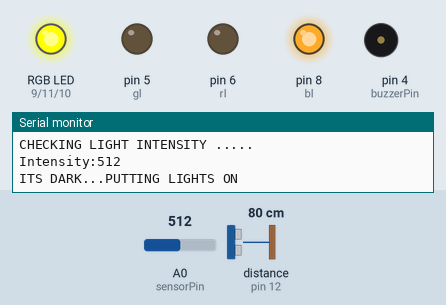
This sketch was run on a simulated Arduino Uno, built with avr-gcc and run on an emulated ATmega328P. Parts: an RGB LED mixed from three pins (HIGH = lit), output pins drawn as LEDs (lit = HIGH), buzzer (waves = sounding, pin HIGH), the last lines printed to the serial monitor. The inputs (shaded band) are chosen by the test bench; at power-on: distance to the obstacle (sensor on pin 12) 80 cm, A0 (sensorPin) = 512. The echo pulse lasts 58.3 µs per cm.

Above: at 2.4 s.
2.5 s: distance to the obstacle (sensor on pin 12) set to 12 cm
At 2.74 s:
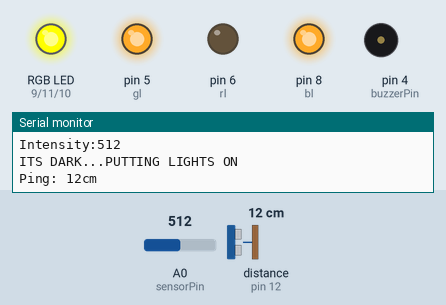
7.6 s: distance to the obstacle (sensor on pin 12) set to 9 cm
At 9.1 s:
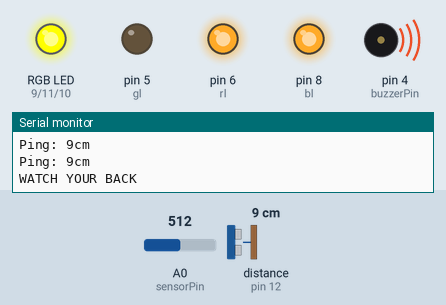
Timing chart, 0 to 10.6 s (numbered marks = the images above; inputs shaded):
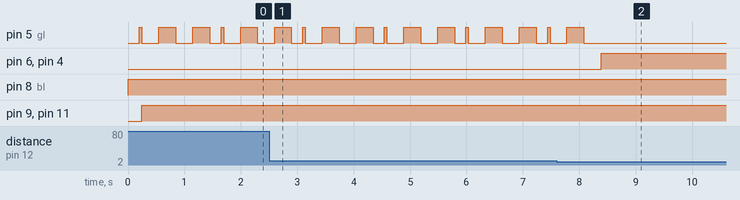

Measured:
- the behaviour switches between 11 and 10 cm on distance to the obstacle (sensor on pin 12) (found by bisection; images 1 and 2)
- after the input at 7.6 s, pin 5 (gl): goes on until 8.1 s, then stays LOW; pin 6 (rl): LOW → HIGH after 0.79 s; pin 4 (buzzerPin): LOW → HIGH after 0.78 s
- by itself, pin 5 (gl): repeats every 1.4 s: LOW 0.20 s, HIGH 0.04 s, 2 × (LOW 0.30 s, HIGH 0.30 s)

The sketch:

LOCAmotive_draft1_.ino
```cpp
#define trigPin 13
#define echoPin 12
#include <NewPing.h>
#define MAX_DISTANCE 200

NewPing sonar(trigPin, echoPin, MAX_DISTANCE);

int redPin=9;
int bluePin=10;
int greenPin=11;   //RGB leds
int rl=6;
int gl=5;
int bl=8;   // independent red ,green and blue light
int sensorPin=A0;
int sensorVal=0;  // to detect changes light intensity
int buzzerPin=4;  // the buzzer
float distance;
long duration=0;

void setup() {

  Serial.begin(9600);
  pinMode( redPin, OUTPUT );
  pinMode( bluePin, OUTPUT );
  pinMode( greenPin, OUTPUT );
  pinMode( rl, OUTPUT );
  pinMode( bl, OUTPUT );
  pinMode( gl, OUTPUT );
  pinMode( buzzerPin, OUTPUT );
  pinMode( trigPin, OUTPUT );
  pinMode( echoPin, OUTPUT );

}

void loop() {

  digitalWrite( bl, HIGH );
  delay(200);            //power on indicator
  Serial.println("STATUS :POWER ON");
  digitalWrite( gl, HIGH);
  Serial.println("CAR HEALTHY");              // regular car check

  sensorVal=analogRead(sensorPin);
  Serial.println("CHECKING LIGHT INTENSITY .....");
  Serial.print("Intensity:");
  Serial.println(sensorVal);
  if(sensorVal <= 900){

    Serial.println("ITS DARK...PUTTING LIGHTS ON");
    digitalWrite( gl, LOW);


    setColor( 255 ,255 ,0 );
    delay(300);
    digitalWrite(gl, HIGH);
    delay(300);
    digitalWrite(gl, LOW);
    delay(300);
  }

  else{
    digitalWrite(gl, HIGH);
    delay(200);
    digitalWrite(gl, LOW);
    Serial.println("LIGHTING SEEMS FINE AROUND YOU");
    setColor(0,0,0);
    delay(200);
  }


  distance=check_distance();
  digitalWrite(gl, HIGH);


  if(distance <=10 && distance!=0){
      digitalWrite(gl, LOW);
      Serial.println("WOOOHOOOO Stop");
      digitalWrite(buzzerPin, HIGH);
      Serial.println(distance);

      while(check_distance()<=10)
      {
        if(check_light()<=650){
        setColor(255,255,0);
        }
        Serial.println("WATCH YOUR BACK");
        Serial.println(check_distance());
        digitalWrite(rl, HIGH);

        check_distance();
      }
      digitalWrite(buzzerPin, LOW);
      Serial.println("THATS FINE");
      digitalWrite(rl,LOW);
      digitalWrite(gl, HIGH);
      delay(200);
      digitalWrite(gl, LOW);
      delay(200);

     digitalWrite(gl, HIGH);
      delay(200);
      digitalWrite(gl, LOW);
      delay(200);


  }

   digitalWrite(gl, HIGH);
      delay(300);
      digitalWrite(gl, LOW);
      digitalWrite(bl,LOW);

}

void setColor(int r , int g , int b){
   analogWrite( redPin, r);
   analogWrite( greenPin, g);
   analogWrite( bluePin, b);
}

long check_distance()
{


  unsigned int uS = sonar.ping();
  pinMode(echoPin,OUTPUT);
  digitalWrite(echoPin,LOW);
  pinMode(echoPin,INPUT);
  Serial.print("Ping: ");
  Serial.print(uS / US_ROUNDTRIP_CM);
  Serial.println("cm");
  return uS / US_ROUNDTRIP_CM;
}

int check_light()
{
  sensorVal=analogRead(sensorPin);
  return sensorVal;
}
```
